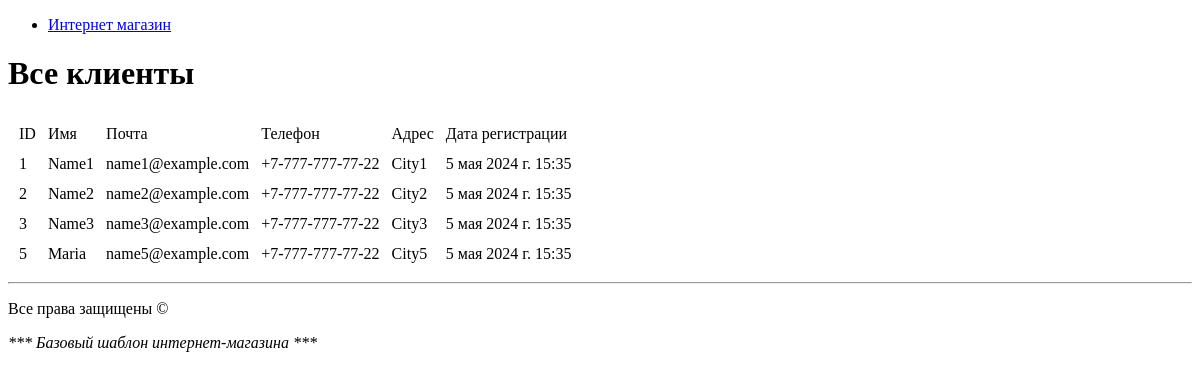
Before: /shop/all_clients/ with the older database file.
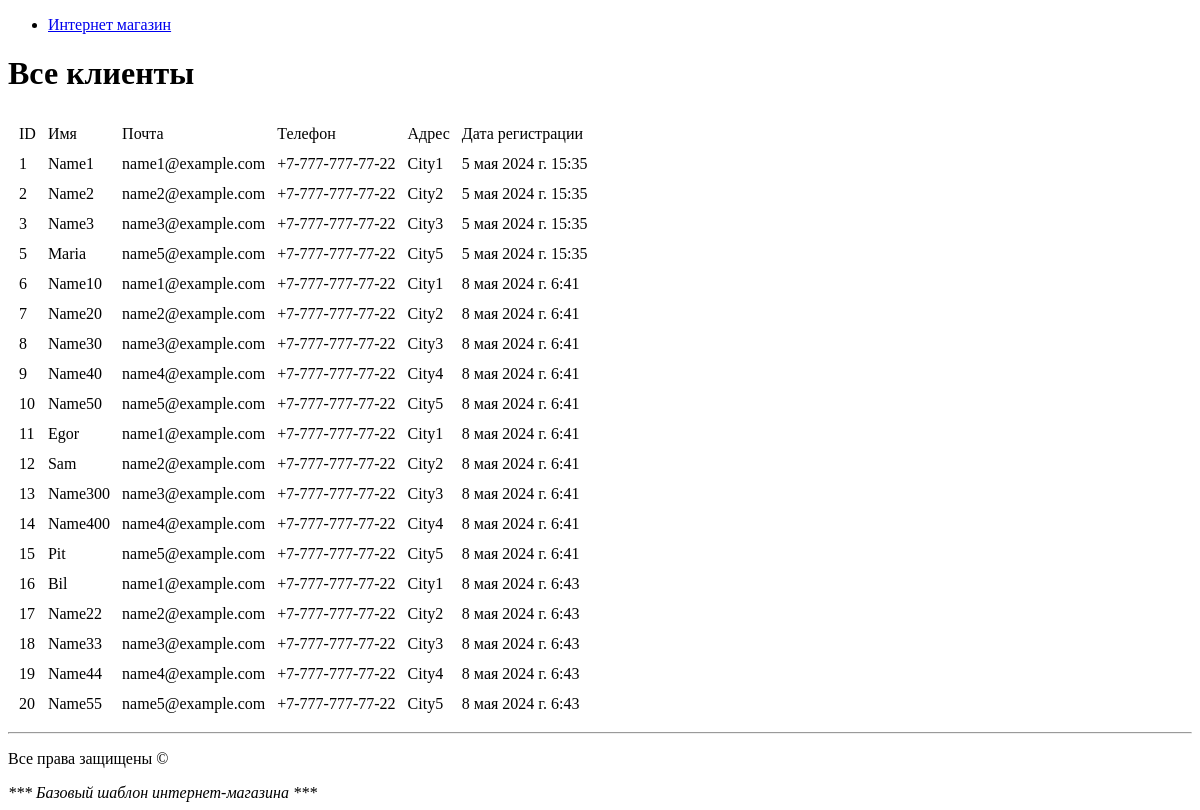
After: the same page with the newer database file.
### hw2app/models.py (models this page shows, shortened)
class Client(models.Model):
    name = models.CharField(max_length=100)
    email = models.EmailField()
    phone = models.CharField(max_length=20)
    address = models.CharField(max_length=100)
    date_reg = models.DateTimeField(auto_now_add=True)

### hw2app/views.py (the view)
# urls.py: path('all_clients/', views.get_clients, name='get_client'),
def get_clients(request):
    clients = Client.objects.all()
    context = {'clients': clients, 'name': 'Клиенты'}
    return render(request, 'hw2app/all_clients.html', context)

### hw2app/templates/hw2app/all_clients.html (shortened to what this page needs)
{% extends 'hw2app/base.html' %}
{% block content %}
<ul class="nav nav-pills justify-content-end align-items-end">
    <li class="nav-item"><a href="/shop/" class="nav-link">Интернет магазин</a></li>
</ul>
<h1> Все клиенты </h1>
<table CELLSPACING="10">
    <tr>
        <td>ID</td>
        <td>Имя</td>
        <td>Почта</td>
        <td>Телефон</td>
        <td>Адрес</td>
        <td>Дата регистрации</td>
    </tr>
    {% for client in clients %}
    <tr>
        <td>{{ client.id }}</td>
        <td>{{ client.name }}</td>
        <td>{{ client.email }}</td>
        <td>{{ client.phone }}</td>
        <td>{{ client.address }}</td>
        <td>{{ client.date_reg }}</td>
    </tr>
    {% endfor %}
</table>
{% endblock %}

### hw2app/templates/hw2app/base.html (shortened to what this page needs)
<!DOCTYPE html>
<html lang="ru">
<head>
</head>
<body>
    {% block content %}{% endblock %}
<div class="row fixed-bottom modal-footer">
    <hr>
    <p>Все права защищены &copy;</p>
</div>
<footer><i>*** Базовый шаблон интернет-магазина ***</i></footer>
</body>
</html>

Changed rows visible on the page:
added Client: id "6", name "Name10", email "name1@example.com", phone "+7-777-777-77-22", address "Сity1", date_reg "8 мая 2024 г. 6:41"
added Client: id "7", name "Name20", email "name2@example.com", phone "+7-777-777-77-22", address "Сity2", date_reg "8 мая 2024 г. 6:41"
added Client: id "8", name "Name30", email "name3@example.com", phone "+7-777-777-77-22", address "Сity3", date_reg "8 мая 2024 г. 6:41"
added Client: id "9", name "Name40", email "name4@example.com", phone "+7-777-777-77-22", address "Сity4", date_reg "8 мая 2024 г. 6:41"
added Client: id "10", name "Name50", email "name5@example.com", phone "+7-777-777-77-22", address "Сity5", date_reg "8 мая 2024 г. 6:41"
added Client: id "11", name "Egor", email "name1@example.com", phone "+7-777-777-77-22", address "Сity1", date_reg "8 мая 2024 г. 6:41"
added Client: id "12", name "Sam", email "name2@example.com", phone "+7-777-777-77-22", address "Сity2", date_reg "8 мая 2024 г. 6:41"
added Client: id "13", name "Name300", email "name3@example.com", phone "+7-777-777-77-22", address "Сity3", date_reg "8 мая 2024 г. 6:41"
added Client: id "14", name "Name400", email "name4@example.com", phone "+7-777-777-77-22", address "Сity4", date_reg "8 мая 2024 г. 6:41"
added Client: id "15", name "Pit", email "name5@example.com", phone "+7-777-777-77-22", address "Сity5", date_reg "8 мая 2024 г. 6:41"
added Client: id "16", name "Bil", email "name1@example.com", phone "+7-777-777-77-22", address "Сity1", date_reg "8 мая 2024 г. 6:43"
added Client: id "17", name "Name22", email "name2@example.com", phone "+7-777-777-77-22", address "Сity2", date_reg "8 мая 2024 г. 6:43"
added Client: id "18", name "Name33", email "name3@example.com", phone "+7-777-777-77-22", address "Сity3", date_reg "8 мая 2024 г. 6:43"
added Client: id "19", name "Name44", email "name4@example.com", phone "+7-777-777-77-22", address "Сity4", date_reg "8 мая 2024 г. 6:43"
added Client: id "20", name "Name55", email "name5@example.com", phone "+7-777-777-77-22", address "Сity5", date_reg "8 мая 2024 г. 6:43"
